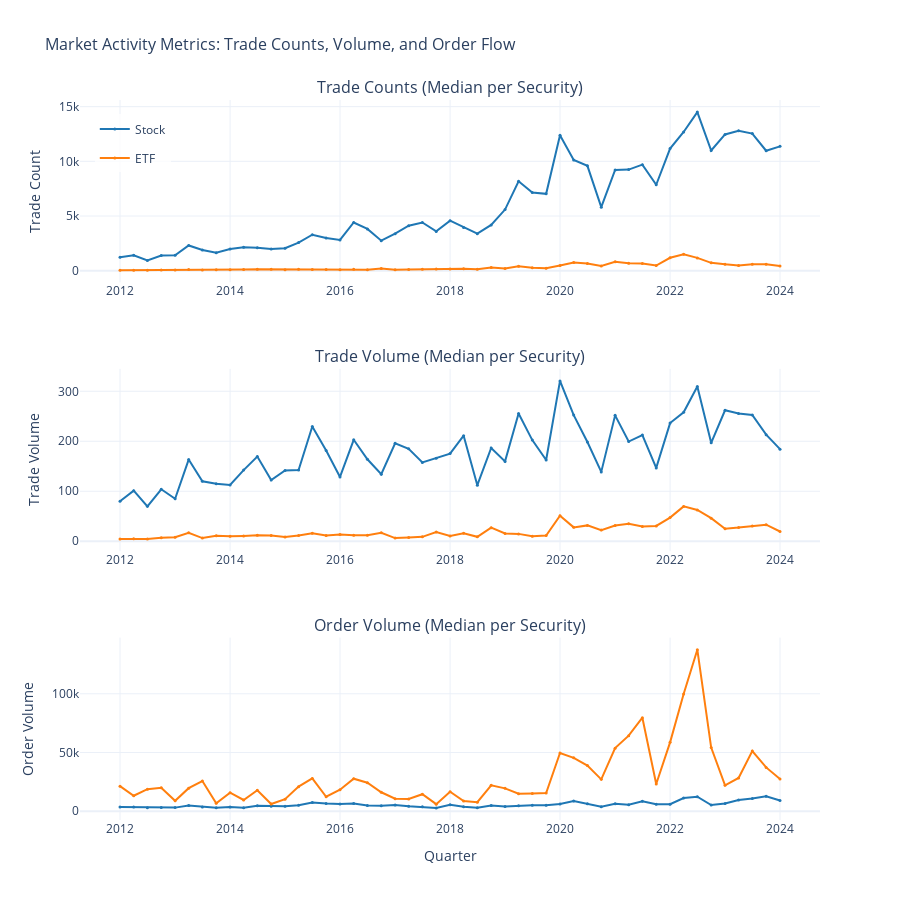

The notebook cell saved with this chart:
### Code cell
# Visualization 4: Trade Counts, Trade Volume, and Order Volume Comparison
from plotly.subplots import make_subplots

metrics_to_compare = ['Trades', 'TradeVol', 'OrderVol']
fig4 = make_subplots(
    rows=3, cols=1,
    subplot_titles=[
        'Trade Counts (Median per Security)',
        'Trade Volume (Median per Security)', 
        'Order Volume (Median per Security)'
    ],
    vertical_spacing=0.12,
    specs=[[{"secondary_y": False}], [{"secondary_y": False}], [{"secondary_y": False}]]
)

colors = {"Stock": "#1f77b4", "ETF": "#ff7f0e"}

for idx, metric in enumerate(metrics_to_compare, 1):
    subset = desc_cohort[desc_cohort["metric"] == metric].copy()
    subset["DateSort"] = pd.PeriodIndex(subset["Date"], freq="Q").to_timestamp()
    subset = subset.sort_values("DateSort")
    
    for asset_type in ["Stock", "ETF"]:
        data = subset[subset["AssetType"] == asset_type].sort_values("DateSort")
        
        if not data.empty:
            fig4.add_trace(
                go.Scatter(
                    x=data["DateSort"],
                    y=data["p50"],
                    mode='lines+markers',
                    name=f"{asset_type}",
                    line=dict(color=colors[asset_type], width=2),
                    marker=dict(size=3),
                    legendgroup=asset_type,
                    showlegend=(idx == 1)
                ),
                row=idx, col=1
            )

fig4.update_xaxes(title_text="Quarter", row=3, col=1)
fig4.update_yaxes(title_text="Trade Count", row=1, col=1)
fig4.update_yaxes(title_text="Trade Volume", row=2, col=1)
fig4.update_yaxes(title_text="Order Volume", row=3, col=1)

fig4.update_layout(
    title=dict(text="Market Activity Metrics: Trade Counts, Volume, and Order Flow", font=dict(size=16)),
    height=900,
    hovermode="x unified",
    template="plotly_white",
    legend=dict(x=0.02, y=0.98, bgcolor="rgba(255,255,255,0.8)")
)

fig4.write_html(os.path.join(OUT_FIG_DIR, "key_viz_4_market_activity.html"))
fig4.show()
